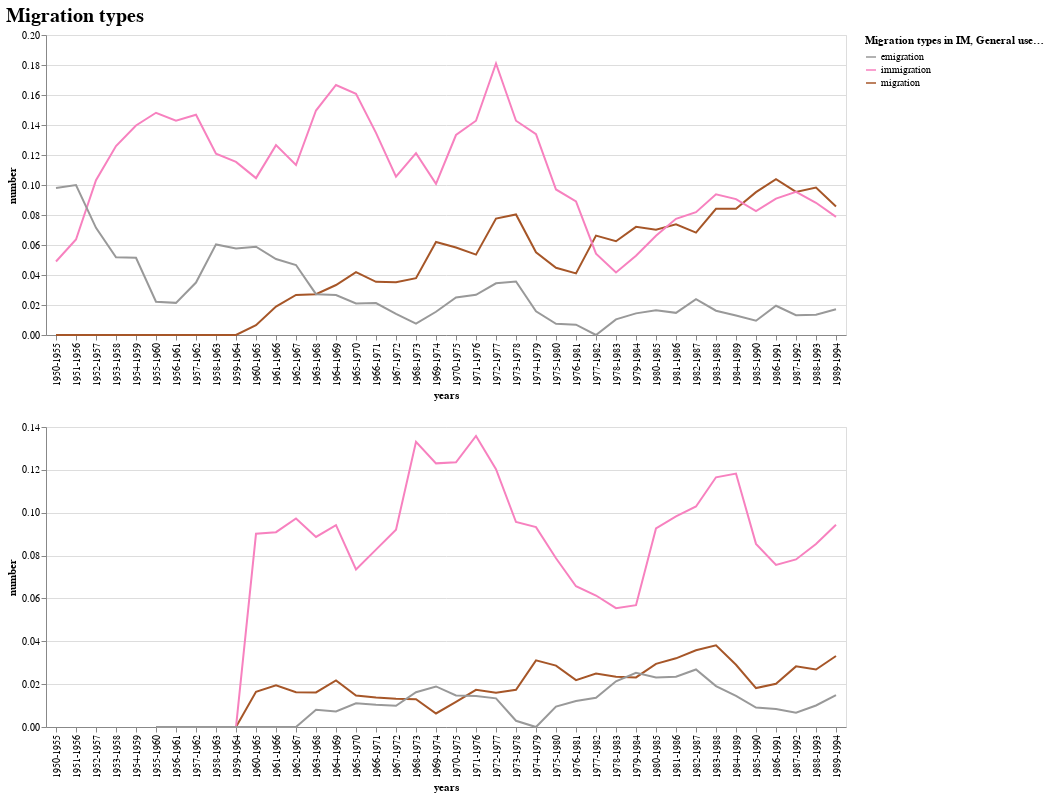

Here is the notebook cell this chart was saved with:
### Code cell
c1 = ja.alt_topic_chart(topicwords=['migration','immigration','emigration'],
                   topicdf=ja.df_remp_im, 
                   var_name='migration_type', value_name='number', id_vars='index', title='Migration types in IM')
c2 = ja.alt_topic_chart(topicwords=['migration','immigration','emigration'],
                   topicdf=ja.df_imr_research, 
                   var_name='migration_type', value_name='number', id_vars='index', title='General use of Migration Types')
alt.vconcat(c1, c2).properties(
    title='Migration types'
).configure_title(
    fontSize=20,
    font='Verdana',
    align='center',
    color='black'
)

### Figure 1 — Vega-Lite specification as saved in the notebook (floating-point values rounded to 4 significant figures)
{"config": {"view": {"continuousWidth": 400, "continuousHeight": 300}, "title": {"align": "center", "color": "black", "font": "Verdana", "fontSize": 20}}, "vconcat": [{"data": {"name": "data-e21068525df42686d79ef88c9269b763"}, "mark": "line", "encoding": {"color": {"type": "ordinal", "field": "migration_type", "scale": {"reverse": true, "scheme": "set1"}, "title": "Migration types in IM"}, "x": {"type": "nominal", "axis": {"tickCount": 10}, "field": "years"}, "y": {"type": "quantitative", "field": "number"}}}, {"data": {"name": "data-590dba2b6a7c399c802d88c0703e429b"}, "mark": "line", "encoding": {"color": {"type": "ordinal", "field": "migration_type", "scale": {"reverse": true, "scheme": "set1"}, "title": "General use of Migration Types"}, "x": {"type": "nominal", "axis": {"tickCount": 10}, "field": "years"}, "y": {"type": "quantitative", "field": "number"}}}], "title": "Migration types", "$schema": "https://vega.github.io/schema/vega-lite/v4.8.1.json", "datasets": {"data-e21068525df42686d79ef88c9269b763": [{"years": "1950-1955", "migration_type": "migration", "number": 0.0}, {"years": "1951-1956", "migration_type": "migration", "number": 0.0}, {"years": "1952-1957", "migration_type": "migration", "number": 0.0}, {"years": "1953-1958", "migration_type": "migration", "number": 0.0}, {"years": "1954-1959", "migration_type": "migration", "number": 0.0}, {"years": "1955-1960", "migration_type": "migration", "number": 0.0}, {"years": "1956-1961", "migration_type": "migration", "number": 0.0}, {"years": "1957-1962", "migration_type": "migration", "number": 0.0}, {"years": "1958-1963", "migration_type": "migration", "number": 0.0}, {"years": "1959-1964", "migration_type": "migration", "number": 0.0}, {"years": "1960-1965", "migration_type": "migration", "number": 0.006536}, {"years": "1961-1966", "migration_type": "migration", "number": 0.01899}, {"years": "1962-1967", "migration_type": "migration", "number": 0.02667}, {"years": "1963-1968", "migration_type": "migration", "number": 0.02721}, {"years": "1964-1969", "migration_type": "migration", "number": 0.03333}, {"years": "1965-1970", "migration_type": "migration", "number": 0.04196}, {"years": "1966-1971", "migration_type": "migration", "number": 0.03546}, {"years": "1967-1972", "migration_type": "migration", "number": 0.03521}, {"years": "1968-1973", "migration_type": "migration", "number": 0.03788}, {"years": "1969-1974", "migration_type": "migration", "number": 0.06202}, {"years": "1970-1975", "migration_type": "migration", "number": 0.05833}, {"years": "1971-1976", "migration_type": "migration", "number": 0.05357}, {"years": "1972-1977", "migration_type": "migration", "number": 0.07759}, {"years": "1973-1978", "migration_type": "migration", "number": 0.08036}, {"years": "1974-1979", "migration_type": "migration", "number": 0.05512}, {"years": "1975-1980", "migration_type": "migration", "number": 0.04478}, {"years": "1976-1981", "migration_type": "migration", "number": 0.0411}, {"years": "1977-1982", "migration_type": "migration", "number": 0.06627}, {"years": "1978-1983", "migration_type": "migration", "number": 0.0625}, {"years": "1979-1984", "migration_type": "migration", "number": 0.07212}, {"years": "1980-1985", "migration_type": "migration", "number": 0.07025}, {"years": "1981-1986", "migration_type": "migration", "number": 0.0738}, {"years": "1982-1987", "migration_type": "migration", "number": 0.06826}, {"years": "1983-1988", "migration_type": "migration", "number": 0.08414}, {"years": "1984-1989", "migration_type": "migration", "number": 0.08414}, {"years": "1985-1990", "migration_type": "migration", "number": 0.09524}, {"years": "1986-1991", "migration_type": "migration", "number": 0.1039}, {"years": "1987-1992", "migration_type": "migration", "number": 0.09539}, {"years": "1988-1993", "migration_type": "migration", "number": 0.09831}, {"years": "1989-1994", "migration_type": "migration", "number": 0.08562}, {"years": "1950-1955", "migration_type": "immigration", "number": 0.04902}, {"years": "1951-1956", "migration_type": "immigration", "number": 0.06364}, {"years": "1952-1957", "migration_type": "immigration", "number": 0.1032}, {"years": "1953-1958", "migration_type": "immigration", "number": 0.1259}, {"years": "1954-1959", "migration_type": "immigration", "number": 0.1397}, {"years": "1955-1960", "migration_type": "immigration", "number": 0.1481}, {"years": "1956-1961", "migration_type": "immigration", "number": 0.1429}, {"years": "1957-1962", "migration_type": "immigration", "number": 0.1469}, {"years": "1958-1963", "migration_type": "immigration", "number": 0.1208}, {"years": "1959-1964", "migration_type": "immigration", "number": 0.1154}, {"years": "1960-1965", "migration_type": "immigration", "number": 0.1046}, {"years": "1961-1966", "migration_type": "immigration", "number": 0.1266}, {"years": "1962-1967", "migration_type": "immigration", "number": 0.1133}, {"years": "1963-1968", "migration_type": "immigration", "number": 0.1497}, {"years": "1964-1969", "migration_type": "immigration", "number": 0.1667}, {"years": "1965-1970", "migration_type": "immigration", "number": 0.1608}, {"years": "1966-1971", "migration_type": "immigration", "number": 0.1348}, {"years": "1967-1972", "migration_type": "immigration", "number": 0.1056}, {"years": "1968-1973", "migration_type": "immigration", "number": 0.1212}, {"years": "1969-1974", "migration_type": "immigration", "number": 0.1008}, {"years": "1970-1975", "migration_type": "immigration", "number": 0.1333}, {"years": "1971-1976", "migration_type": "immigration", "number": 0.1429}, {"years": "1972-1977", "migration_type": "immigration", "number": 0.181}, {"years": "1973-1978", "migration_type": "immigration", "number": 0.1429}, {"years": "1974-1979", "migration_type": "immigration", "number": 0.1339}, {"years": "1975-1980", "migration_type": "immigration", "number": 0.09701}, {"years": "1976-1981", "migration_type": "immigration", "number": 0.08904}, {"years": "1977-1982", "migration_type": "immigration", "number": 0.05422}, {"years": "1978-1983", "migration_type": "immigration", "number": 0.04167}, {"years": "1979-1984", "migration_type": "immigration", "number": 0.05288}, {"years": "1980-1985", "migration_type": "immigration", "number": 0.06612}, {"years": "1981-1986", "migration_type": "immigration", "number": 0.07749}, {"years": "1982-1987", "migration_type": "immigration", "number": 0.08191}, {"years": "1983-1988", "migration_type": "immigration", "number": 0.09385}, {"years": "1984-1989", "migration_type": "immigration", "number": 0.09061}, {"years": "1985-1990", "migration_type": "immigration", "number": 0.08254}, {"years": "1986-1991", "migration_type": "immigration", "number": 0.09091}, {"years": "1987-1992", "migration_type": "immigration", "number": 0.09539}, {"years": "1988-1993", "migration_type": "immigration", "number": 0.08814}, {"years": "1989-1994", "migration_type": "immigration", "number": 0.07877}, {"years": "1950-1955", "migration_type": "emigration", "number": 0.09804}, {"years": "1951-1956", "migration_type": "emigration", "number": 0.1}, {"years": "1952-1957", "migration_type": "emigration", "number": 0.07143}, {"years": "1953-1958", "migration_type": "emigration", "number": 0.05185}, {"years": "1954-1959", "migration_type": "emigration", "number": 0.05147}, {"years": "1955-1960", "migration_type": "emigration", "number": 0.02222}, {"years": "1956-1961", "migration_type": "emigration", "number": 0.02143}, {"years": "1957-1962", "migration_type": "emigration", "number": 0.03497}, {"years": "1958-1963", "migration_type": "emigration", "number": 0.0604}, {"years": "1959-1964", "migration_type": "emigration", "number": 0.05769}, {"years": "1960-1965", "migration_type": "emigration", "number": 0.05882}, {"years": "1961-1966", "migration_type": "emigration", "number": 0.05063}, {"years": "1962-1967", "migration_type": "emigration", "number": 0.04667}, {"years": "1963-1968", "migration_type": "emigration", "number": 0.02721}, {"years": "1964-1969", "migration_type": "emigration", "number": 0.02667}, {"years": "1965-1970", "migration_type": "emigration", "number": 0.02098}, {"years": "1966-1971", "migration_type": "emigration", "number": 0.02128}, {"years": "1967-1972", "migration_type": "emigration", "number": 0.01408}, {"years": "1968-1973", "migration_type": "emigration", "number": 0.007576}, {"years": "1969-1974", "migration_type": "emigration", "number": 0.0155}, {"years": "1970-1975", "migration_type": "emigration", "number": 0.025}, {"years": "1971-1976", "migration_type": "emigration", "number": 0.02679}, {"years": "1972-1977", "migration_type": "emigration", "number": 0.03448}, {"years": "1973-1978", "migration_type": "emigration", "number": 0.03571}, {"years": "1974-1979", "migration_type": "emigration", "number": 0.01575}, {"years": "1975-1980", "migration_type": "emigration", "number": 0.007463}, {"years": "1976-1981", "migration_type": "emigration", "number": 0.006849}, {"years": "1977-1982", "migration_type": "emigration", "number": 0.0}, {"years": "1978-1983", "migration_type": "emigration", "number": 0.01042}, {"years": "1979-1984", "migration_type": "emigration", "number": 0.01442}, {"years": "1980-1985", "migration_type": "emigration", "number": 0.01653}, {"years": "1981-1986", "migration_type": "emigration", "number": 0.01476}, {"years": "1982-1987", "migration_type": "emigration", "number": 0.02389}, {"years": "1983-1988", "migration_type": "emigration", "number": 0.01618}, {"years": "1984-1989", "migration_type": "emigration", "number": 0.01294}, {"years": "1985-1990", "migration_type": "emigration", "number": 0.009524}, {"years": "1986-1991", "migration_type": "emigration", "number": 0.01948}, {"years": "1987-1992", "migration_type": "emigration", "number": 0.01316}, {"years": "1988-1993", "migration_type": "emigration", "number": 0.01356}, {"years": "1989-1994", "migration_type": "emigration", "number": 0.01712}], "data-590dba2b6a7c399c802d88c0703e429b": [{"years": "1950-1955", "migration_type": "migration", "number": null}, {"years": "1951-1956", "migration_type": "migration", "number": null}, {"years": "1952-1957", "migration_type": "migration", "number": null}, {"years": "1953-1958", "migration_type": "migration", "number": null}, {"years": "1954-1959", "migration_type": "migration", "number": null}, {"years": "1955-1960", "migration_type": "migration", "number": 0.0}, {"years": "1956-1961", "migration_type": "migration", "number": 0.0}, {"years": "1957-1962", "migration_type": "migration", "number": 0.0}, {"years": "1958-1963", "migration_type": "migration", "number": 0.0}, {"years": "1959-1964", "migration_type": "migration", "number": 0.0}, {"years": "1960-1965", "migration_type": "migration", "number": 0.01639}, {"years": "1961-1966", "migration_type": "migration", "number": 0.01948}, {"years": "1962-1967", "migration_type": "migration", "number": 0.01622}, {"years": "1963-1968", "migration_type": "migration", "number": 0.01613}, {"years": "1964-1969", "migration_type": "migration", "number": 0.02174}, {"years": "1965-1970", "migration_type": "migration", "number": 0.01471}, {"years": "1966-1971", "migration_type": "migration", "number": 0.01379}, {"years": "1967-1972", "migration_type": "migration", "number": 0.01316}, {"years": "1968-1973", "migration_type": "migration", "number": 0.01299}, {"years": "1969-1974", "migration_type": "migration", "number": 0.006309}, {"years": "1970-1975", "migration_type": "migration", "number": 0.01176}, {"years": "1971-1976", "migration_type": "migration", "number": 0.01734}, {"years": "1972-1977", "migration_type": "migration", "number": 0.01604}, {"years": "1973-1978", "migration_type": "migration", "number": 0.01739}, {"years": "1974-1979", "migration_type": "migration", "number": 0.03109}, {"years": "1975-1980", "migration_type": "migration", "number": 0.02864}, {"years": "1976-1981", "migration_type": "migration", "number": 0.0219}, {"years": "1977-1982", "migration_type": "migration", "number": 0.025}, {"years": "1978-1983", "migration_type": "migration", "number": 0.02345}, {"years": "1979-1984", "migration_type": "migration", "number": 0.02316}, {"years": "1980-1985", "migration_type": "migration", "number": 0.02947}, {"years": "1981-1986", "migration_type": "migration", "number": 0.03205}, {"years": "1982-1987", "migration_type": "migration", "number": 0.03579}, {"years": "1983-1988", "migration_type": "migration", "number": 0.03814}, {"years": "1984-1989", "migration_type": "migration", "number": 0.02905}, {"years": "1985-1990", "migration_type": "migration", "number": 0.01818}, {"years": "1986-1991", "migration_type": "migration", "number": 0.02017}, {"years": "1987-1992", "migration_type": "migration", "number": 0.02829}, {"years": "1988-1993", "migration_type": "migration", "number": 0.0268}, {"years": "1989-1994", "migration_type": "migration", "number": 0.03311}, {"years": "1950-1955", "migration_type": "immigration", "number": null}, {"years": "1951-1956", "migration_type": "immigration", "number": null}, {"years": "1952-1957", "migration_type": "immigration", "number": null}, {"years": "1953-1958", "migration_type": "immigration", "number": null}, {"years": "1954-1959", "migration_type": "immigration", "number": null}, {"years": "1955-1960", "migration_type": "immigration", "number": 0.0}, {"years": "1956-1961", "migration_type": "immigration", "number": 0.0}, {"years": "1957-1962", "migration_type": "immigration", "number": 0.0}, {"years": "1958-1963", "migration_type": "immigration", "number": 0.0}, {"years": "1959-1964", "migration_type": "immigration", "number": 0.0}, {"years": "1960-1965", "migration_type": "immigration", "number": 0.09016}, {"years": "1961-1966", "migration_type": "immigration", "number": 0.09091}, {"years": "1962-1967", "migration_type": "immigration", "number": 0.0973}, {"years": "1963-1968", "migration_type": "immigration", "number": 0.08871}, {"years": "1964-1969", "migration_type": "immigration", "number": 0.0942}, {"years": "1965-1970", "migration_type": "immigration", "number": 0.07353}, {"years": "1966-1971", "migration_type": "immigration", "number": 0.08276}, {"years": "1967-1972", "migration_type": "immigration", "number": 0.09211}, {"years": "1968-1973", "migration_type": "immigration", "number": 0.1331}, {"years": "1969-1974", "migration_type": "immigration", "number": 0.123}, {"years": "1970-1975", "migration_type": "immigration", "number": 0.1235}, {"years": "1971-1976", "migration_type": "immigration", "number": 0.1358}, {"years": "1972-1977", "migration_type": "immigration", "number": 0.1203}, {"years": "1973-1978", "migration_type": "immigration", "number": 0.09565}, {"years": "1974-1979", "migration_type": "immigration", "number": 0.09326}, {"years": "1975-1980", "migration_type": "immigration", "number": 0.07876}, {"years": "1976-1981", "migration_type": "immigration", "number": 0.06569}, {"years": "1977-1982", "migration_type": "immigration", "number": 0.06136}, {"years": "1978-1983", "migration_type": "immigration", "number": 0.05544}, {"years": "1979-1984", "migration_type": "immigration", "number": 0.05684}, {"years": "1980-1985", "migration_type": "immigration", "number": 0.09263}, {"years": "1981-1986", "migration_type": "immigration", "number": 0.09829}, {"years": "1982-1987", "migration_type": "immigration", "number": 0.1029}, {"years": "1983-1988", "migration_type": "immigration", "number": 0.1165}, {"years": "1984-1989", "migration_type": "immigration", "number": 0.1183}, {"years": "1985-1990", "migration_type": "immigration", "number": 0.08545}, {"years": "1986-1991", "migration_type": "immigration", "number": 0.07563}, {"years": "1987-1992", "migration_type": "immigration", "number": 0.0782}, {"years": "1988-1993", "migration_type": "immigration", "number": 0.08543}, {"years": "1989-1994", "migration_type": "immigration", "number": 0.09437}, {"years": "1950-1955", "migration_type": "emigration", "number": null}, {"years": "1951-1956", "migration_type": "emigration", "number": null}, {"years": "1952-1957", "migration_type": "emigration", "number": null}, {"years": "1953-1958", "migration_type": "emigration", "number": null}, {"years": "1954-1959", "migration_type": "emigration", "number": null}, {"years": "1955-1960", "migration_type": "emigration", "number": 0.0}, {"years": "1956-1961", "migration_type": "emigration", "number": 0.0}, {"years": "1957-1962", "migration_type": "emigration", "number": 0.0}, {"years": "1958-1963", "migration_type": "emigration", "number": 0.0}, {"years": "1959-1964", "migration_type": "emigration", "number": 0.0}, {"years": "1960-1965", "migration_type": "emigration", "number": 0.0}, {"years": "1961-1966", "migration_type": "emigration", "number": 0.0}, {"years": "1962-1967", "migration_type": "emigration", "number": 0.0}, {"years": "1963-1968", "migration_type": "emigration", "number": 0.008065}, {"years": "1964-1969", "migration_type": "emigration", "number": 0.007246}, {"years": "1965-1970", "migration_type": "emigration", "number": 0.01103}, {"years": "1966-1971", "migration_type": "emigration", "number": 0.01034}, {"years": "1967-1972", "migration_type": "emigration", "number": 0.009868}, {"years": "1968-1973", "migration_type": "emigration", "number": 0.01623}, {"years": "1969-1974", "migration_type": "emigration", "number": 0.01893}, {"years": "1970-1975", "migration_type": "emigration", "number": 0.01471}, {"years": "1971-1976", "migration_type": "emigration", "number": 0.01445}, {"years": "1972-1977", "migration_type": "emigration", "number": 0.01337}, {"years": "1973-1978", "migration_type": "emigration", "number": 0.002899}, {"years": "1974-1979", "migration_type": "emigration", "number": 0.0}, {"years": "1975-1980", "migration_type": "emigration", "number": 0.009547}, {"years": "1976-1981", "migration_type": "emigration", "number": 0.01217}, {"years": "1977-1982", "migration_type": "emigration", "number": 0.01364}, {"years": "1978-1983", "migration_type": "emigration", "number": 0.02132}, {"years": "1979-1984", "migration_type": "emigration", "number": 0.02526}, {"years": "1980-1985", "migration_type": "emigration", "number": 0.02316}, {"years": "1981-1986", "migration_type": "emigration", "number": 0.0235}, {"years": "1982-1987", "migration_type": "emigration", "number": 0.02685}, {"years": "1983-1988", "migration_type": "emigration", "number": 0.01907}, {"years": "1984-1989", "migration_type": "emigration", "number": 0.01452}, {"years": "1985-1990", "migration_type": "emigration", "number": 0.009091}, {"years": "1986-1991", "migration_type": "emigration", "number": 0.008403}, {"years": "1987-1992", "migration_type": "emigration", "number": 0.006656}, {"years": "1988-1993", "migration_type": "emigration", "number": 0.01005}, {"years": "1989-1994", "migration_type": "emigration", "number": 0.0149}]}}
